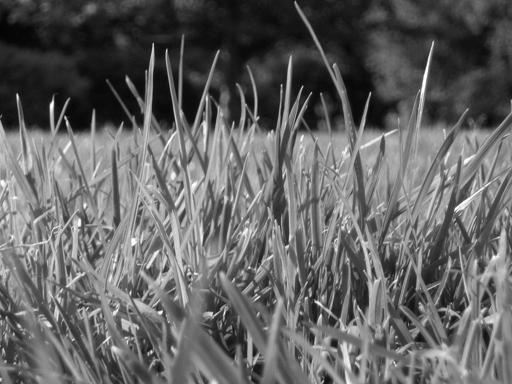
%> input picture Assignment2/Part-1: Image Enhancement/images/image1.jpg, 512 x 384 px
$ octave --eval "result = compute_gradient('images/image1.jpg');"   (GNU Octave 9; MATLAB toolbox functions it lacks are replaced by stand-ins)
%> lines starting %> are read from the running program, lines starting %| are printed output that depends on the picture
function [Gx, Gy, im_magnitude,im_direction] = compute_gradient(image)
%> called with image = 'images/image1.jpg'

% read and convert image to doubles
im = im2double(imread(image));
%> im: size 384x512 double; min 0, max 1, mean 0.39

% create filters for x- and y direction
gx = [1 0 -1; 2 0 -2; 1 0 -1];
gy = [1 2 1; 0 0 0; -1 -2 -1];

% calculate Gx and Gy
Gx = imfilter(im, gx);
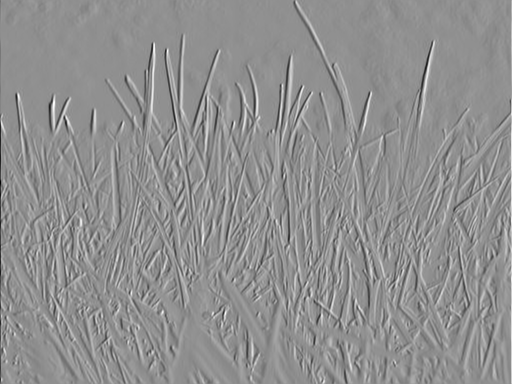
%> Gx: size 384x512 double; min -3.99, max 3.06, mean 0.00017; drawn with min black and max white
Gy = imfilter(im, gy);
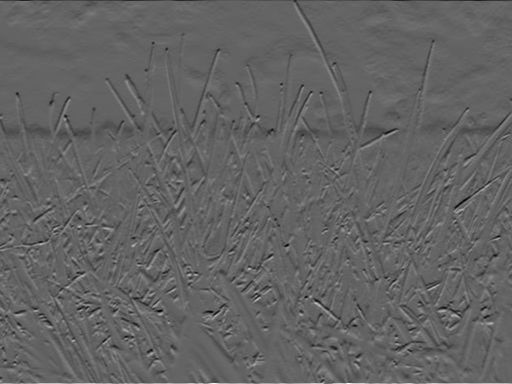
%> Gy: size 384x512 double; min -2.4, max 3.73, mean -0.00234; drawn with min black and max white

% calculate the magnitude of the gradients
im_magnitude = sqrt(Gx.^2 + Gy.^2);
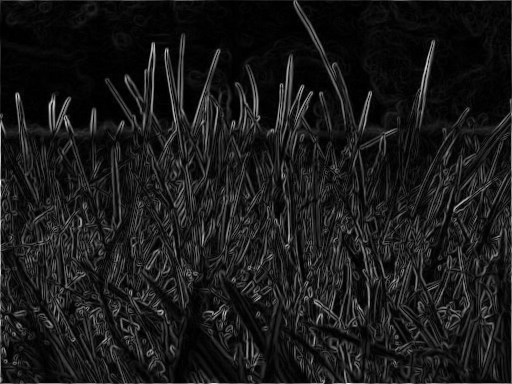
%> im_magnitude: size 384x512 double; min 0, max 3.99, mean 0.402; drawn with min black and max white

% calculate direction of the gradients
im_direction = atan(Gy./Gx);
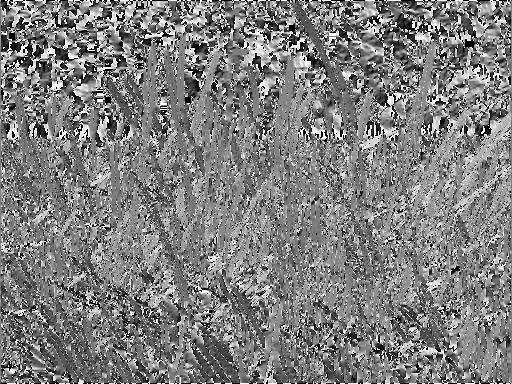
%> im_direction: size 384x512 double; 0.14% of the values are NaN or infinite; the others: min -1.57, max 1.57, mean -0.00343; drawn with min black, max white, NaN and infinite black

% show results
figure;
imshow(Gx);
title('Gradient in x-direction');
figure;
imshow(Gy);
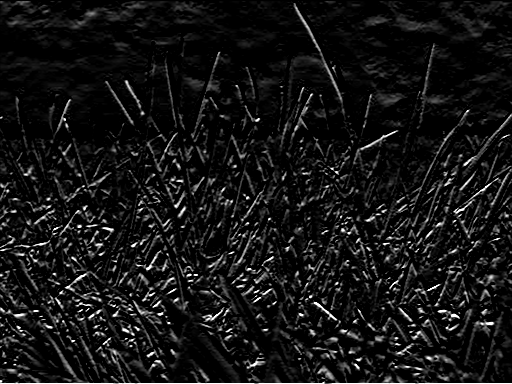
%> displayed picture: size 384x512, on the screen's scale of 0 to 255; min 0, max 255, mean 20.4
title('Gradient in y-direction');
figure;
imshow(im_magnitude);
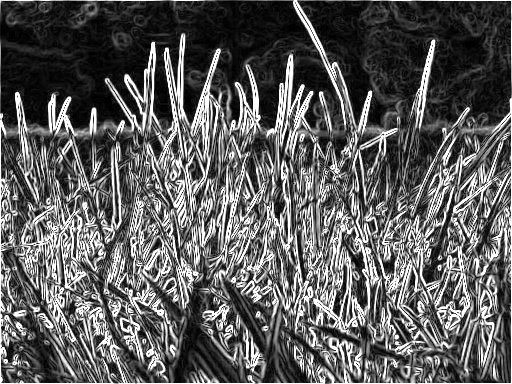
%> displayed picture: size 384x512, on the screen's scale of 0 to 255; min 0, max 255, mean 92.6
title('Magnitude of gradients');
figure;
imshow(im_direction);
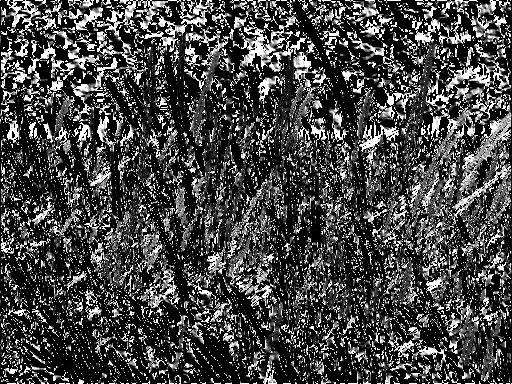
%> displayed picture: size 384x512, on the screen's scale of 0 to 255; min 0, max 255, mean 69.3
title('Direction of gradients');

end

$ run again, on Assignment2/Part-1: Image Enhancement/images/image2.jpg
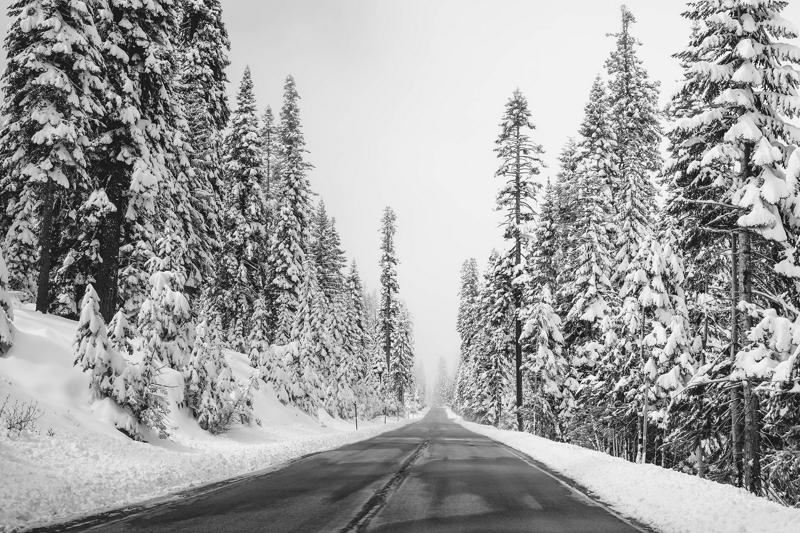
%> input picture Assignment2/Part-1: Image Enhancement/images/image2.jpg, 800 x 533 px
%> in compute_gradient, `im_direction = atan(Gy./Gx);`:
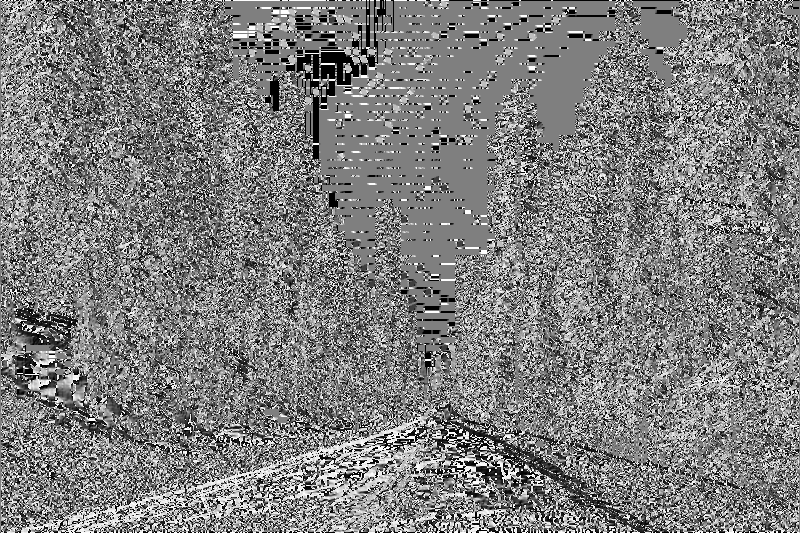
%> im_direction: size 533x800 double; 0.58% of the values are NaN or infinite; the others: min -1.57, max 1.57, mean -0.00322; drawn with min black, max white, NaN and infinite black
%> in compute_gradient, `imshow(im_direction);`:
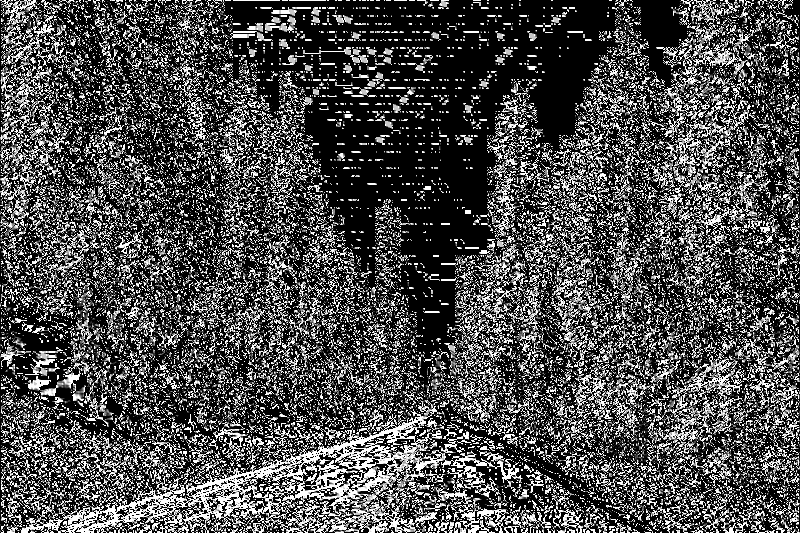
%> displayed picture: size 533x800, on the screen's scale of 0 to 255; min 0, max 255, mean 77.3
